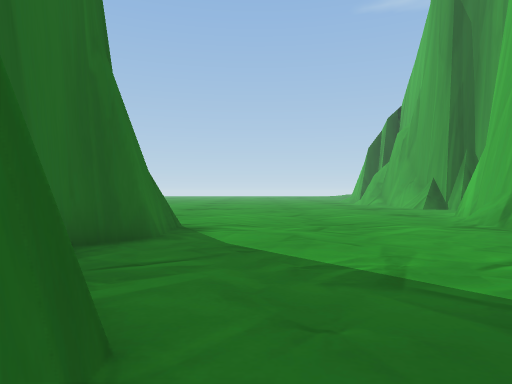
View 1 (above)

16 first-person views from a walk through a 3-D level made in the Unity game engine. The camera is 1.5 m above the floor, looks level and sees 75° across. The floor is counted in squares, 2 m on a side. Each view is taken from the middle of a square. On the plan, view 1 faces up. The plan holds only what a view shows up to about 11 squares ahead; the rest is blank. The place goes on beyond the plan. Some animated figures are left out. Some surface patterns are stand-ins.

View 2
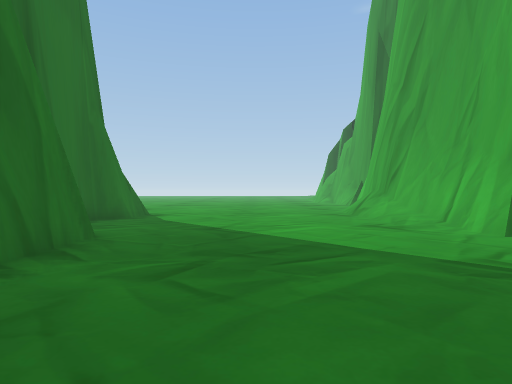

View 3
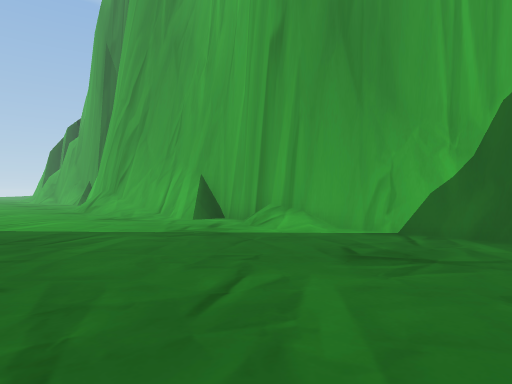

View 4
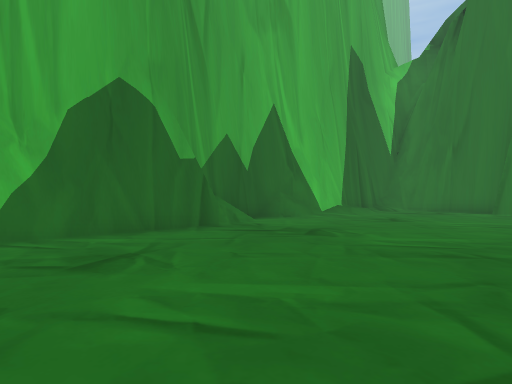

View 5
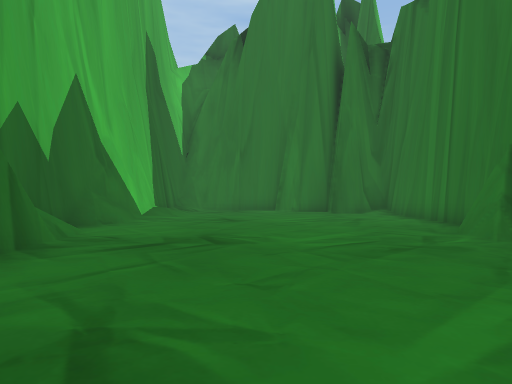

View 6
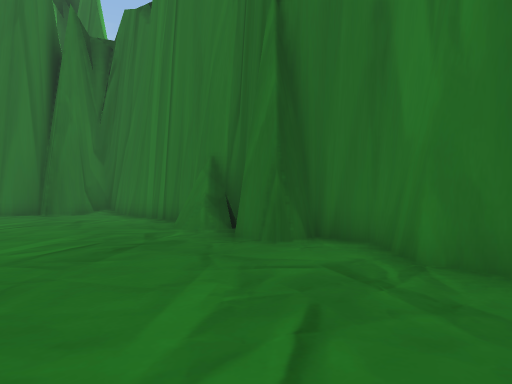

View 7
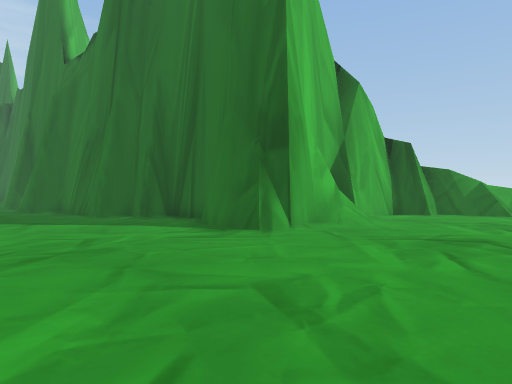

View 8
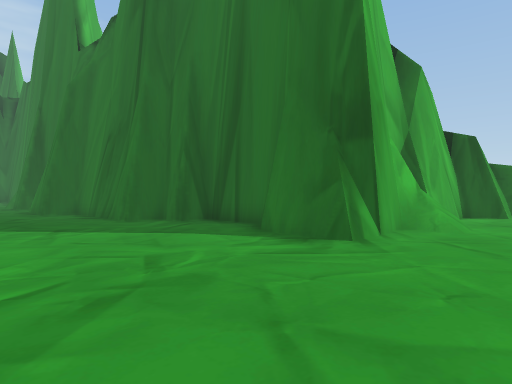

View 9
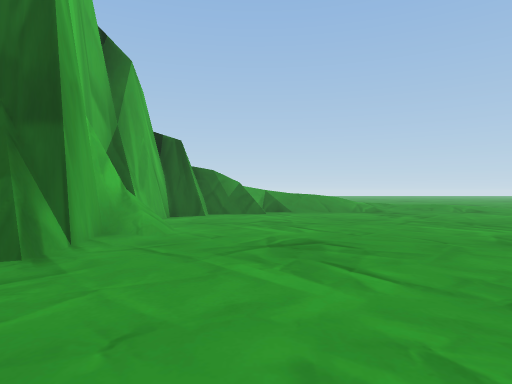

View 10
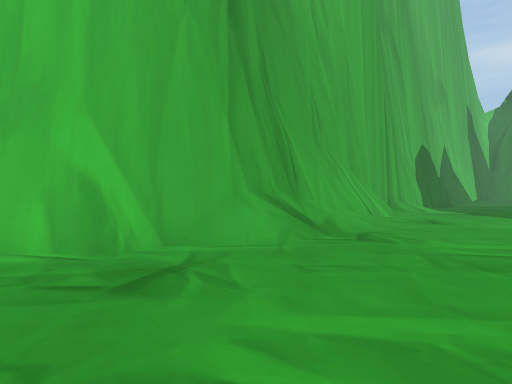

View 11
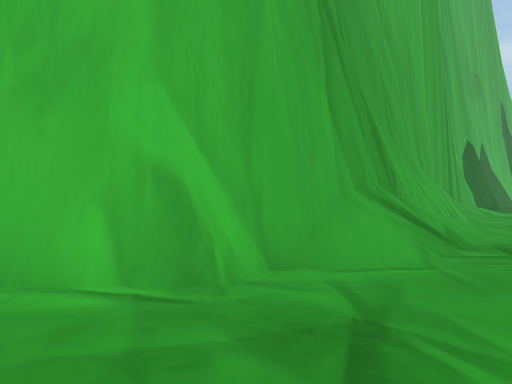

View 12
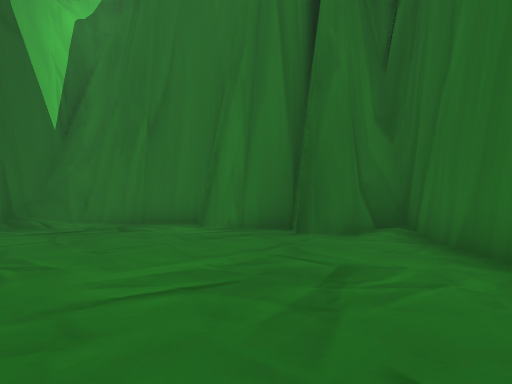

View 13
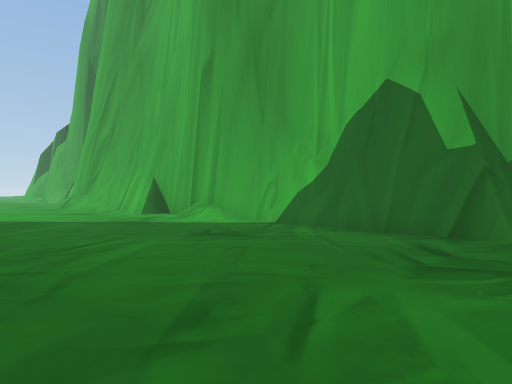

View 14
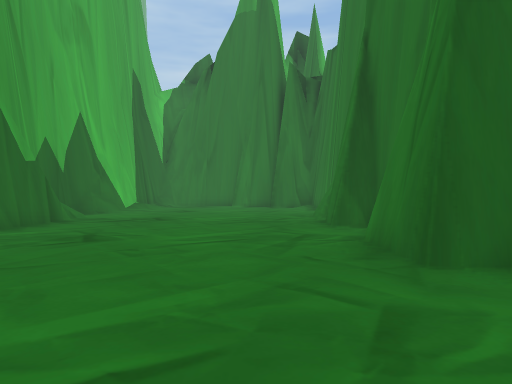

View 15
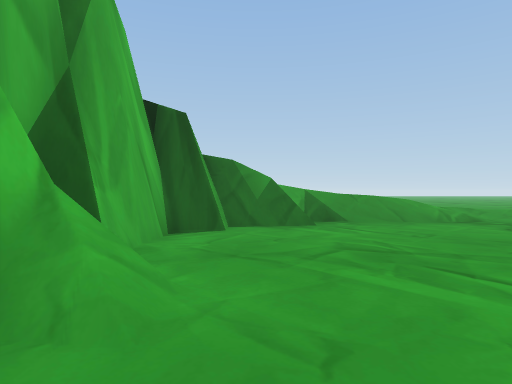

View 16
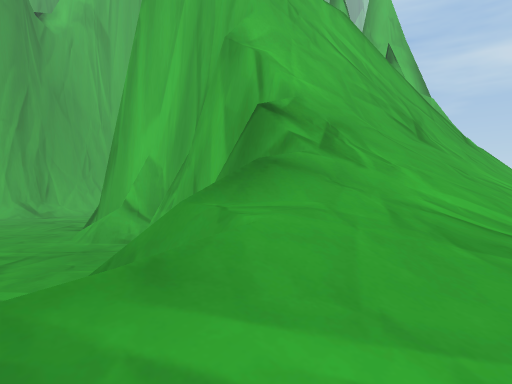

### Floor plan
Key: @ floor where view 1 was taken; # wall or solid block; . floor; / step, stairs or slope; = window, fence, low wall or low ledge; v drop or lower ground.
Columns run from 13 left of view 1 to 8 right of it. Each row starts with its distance up from view 1.
 12   /.................##
 11 ///.................##
 10 ///#...............##
  9 ///#...............##
  8 ///v#...=/.........#
  7 ////=#######.......#
  6  ///##    ##.......#
  5  //##     ##.......##
  4  //#      #........##
  3  //#      #........##
  2  //#      ##.......=#
  1  //##      ##.......#
  0   /##       #@......#
 -1             #.......#
 -2             #.......#
 -3             ##......##
 -4             ##......##
 -5             #.......##
 -6             #.......##
 -7             ##......##
 -8             #.......##
 -9             ##.......#
-10             #........#
-11             #.......##
-12             #...... ##
-13             #...... #
-14             #...... #
-15             ###.... #
-16               ###.. #
-17                 #####

Where each view was taken, in squares from view 1:
view 1: 0 up, 0 right, facing up
view 2: 4 down, 2 right, facing up
view 3: 6 down, 1 right, facing up-right
view 4: 3 down, 1 right, facing down-right
view 5: 3 down, 4 right, facing down
view 6: 3 down, 4 right, facing down-left
view 7: 12 up, 3 right, facing down-left
view 8: 10 up, 3 right, facing down-left
view 9: 10 up, 2 right, facing left
view 10: 12 up, 2 right, facing down-right
view 11: 12 up, 4 right, facing down-right
view 12: 9 down, 2 right, facing down
view 13: 9 down, 1 right, facing up-right
view 14: 1 up, 2 right, facing down
view 15: 9 up, 2 left, facing left
view 16: 11 up, 13 left, facing down-right
